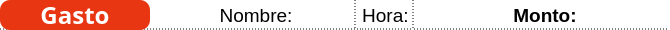
<?xml version="1.0" encoding="UTF-8"?>
<ui version="4.0">
 <class>ExpenseLabel</class>
 <widget class="QWidget" name="ExpenseLabel">
  <property name="geometry">
   <rect>
    <x>0</x>
    <y>0</y>
    <width>668</width>
    <height>30</height>
   </rect>
  </property>
  <property name="sizePolicy">
   <sizepolicy hsizetype="Expanding" vsizetype="Expanding">
    <horstretch>0</horstretch>
    <verstretch>0</verstretch>
   </sizepolicy>
  </property>
  <property name="minimumSize">
   <size>
    <width>0</width>
    <height>30</height>
   </size>
  </property>
  <property name="maximumSize">
   <size>
    <width>16777215</width>
    <height>30</height>
   </size>
  </property>
  <property name="windowTitle">
   <string>Form</string>
  </property>
  <property name="styleSheet">
   <string notr="true">QWidget {
	color: black;
 	background-color: white; /* O cualquier color */
  	border-bottom: 1px dashed black;
}
</string>
  </property>
  <layout class="QHBoxLayout" name="horizontalLayout">
   <property name="spacing">
    <number>6</number>
   </property>
   <property name="leftMargin">
    <number>0</number>
   </property>
   <property name="topMargin">
    <number>0</number>
   </property>
   <property name="rightMargin">
    <number>0</number>
   </property>
   <property name="bottomMargin">
    <number>0</number>
   </property>
   <item>
    <widget class="QLabel" name="label">
     <property name="minimumSize">
      <size>
       <width>150</width>
       <height>0</height>
      </size>
     </property>
     <property name="maximumSize">
      <size>
       <width>150</width>
       <height>16777215</height>
      </size>
     </property>
     <property name="font">
      <font>
       <family>Segoe UI Variable</family>
       <pointsize>18</pointsize>
       <bold>true</bold>
      </font>
     </property>
     <property name="styleSheet">
      <string notr="true">QLabel {
	color: white;
	background-color: rgb(232, 54, 18);
	border-radius: 10px;
	border: none;
}</string>
     </property>
     <property name="text">
      <string>Gasto</string>
     </property>
     <property name="alignment">
      <set>Qt::AlignmentFlag::AlignCenter</set>
     </property>
    </widget>
   </item>
   <item>
    <widget class="QLabel" name="name_label">
     <property name="minimumSize">
      <size>
       <width>200</width>
       <height>0</height>
      </size>
     </property>
     <property name="maximumSize">
      <size>
       <width>200</width>
       <height>16777215</height>
      </size>
     </property>
     <property name="font">
      <font>
       <pointsize>14</pointsize>
      </font>
     </property>
     <property name="styleSheet">
      <string notr="true">QLabel {
	color: black;
	background-color: white;
	border-right: 1px dashed black;
}</string>
     </property>
     <property name="text">
      <string>Nombre:</string>
     </property>
     <property name="alignment">
      <set>Qt::AlignmentFlag::AlignCenter</set>
     </property>
    </widget>
   </item>
   <item>
    <widget class="QLabel" name="time_label">
     <property name="font">
      <font>
       <pointsize>14</pointsize>
      </font>
     </property>
     <property name="styleSheet">
      <string notr="true">QLabel {
	color: black;
	background-color: white;
	border-right: 1px dashed black;
}</string>
     </property>
     <property name="text">
      <string>Hora: </string>
     </property>
     <property name="alignment">
      <set>Qt::AlignmentFlag::AlignCenter</set>
     </property>
    </widget>
   </item>
   <item>
    <widget class="QLabel" name="amount_label">
     <property name="minimumSize">
      <size>
       <width>250</width>
       <height>0</height>
      </size>
     </property>
     <property name="maximumSize">
      <size>
       <width>250</width>
       <height>16777215</height>
      </size>
     </property>
     <property name="font">
      <font>
       <pointsize>14</pointsize>
       <bold>true</bold>
      </font>
     </property>
     <property name="text">
      <string>Monto:</string>
     </property>
     <property name="alignment">
      <set>Qt::AlignmentFlag::AlignCenter</set>
     </property>
    </widget>
   </item>
  </layout>
 </widget>
 <resources/>
 <connections/>
</ui>
